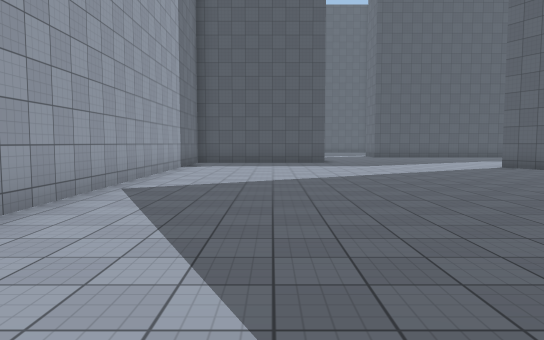
view 1 (above)

24 first-person views from a walk through a 3-D level made in the Unity game engine. The camera is 1.5 m above the floor, tilts 4° down and sees 70° across. The floor is counted in squares, 2 m on a side. Each view is taken from the middle of a square. On the plan, view 1 faces up. The plan holds only what a view shows up to about 12 squares ahead; the rest is blank. The place goes on beyond the plan. The player character is not drawn. Surface patterns are stand-ins for the level's own textures.

view 2
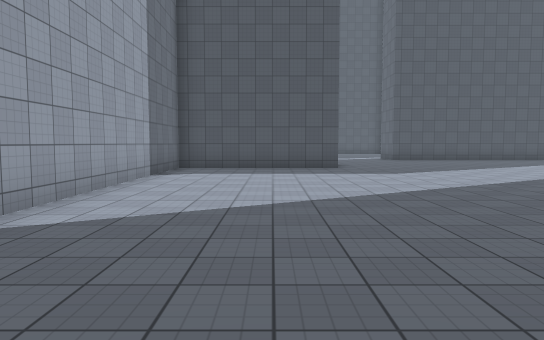

view 3
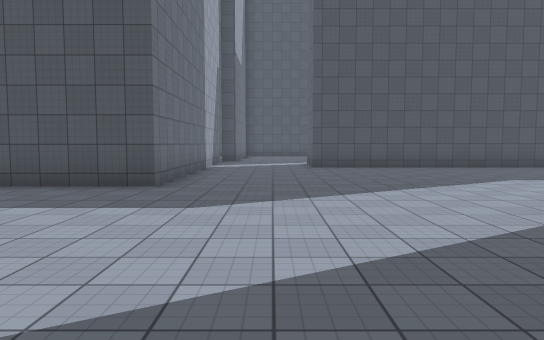

view 4
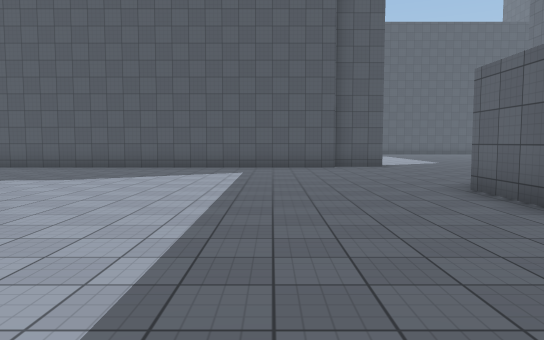

view 5
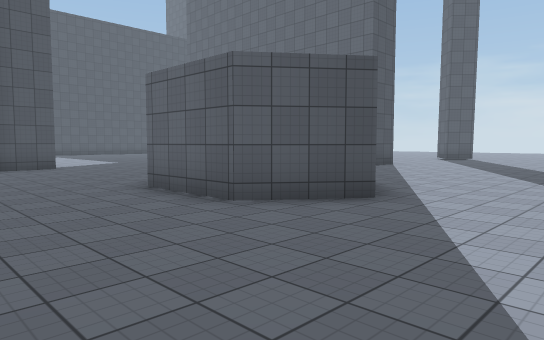

view 6
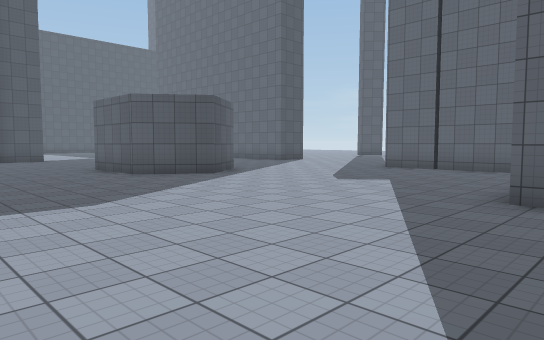

view 7
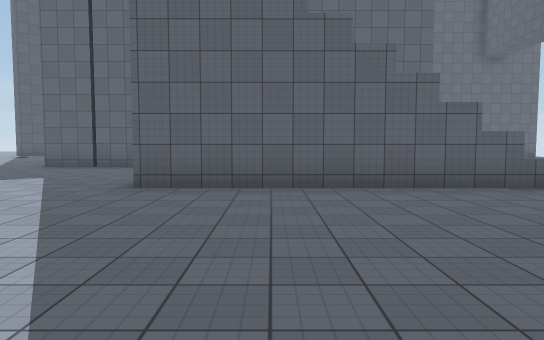

view 8
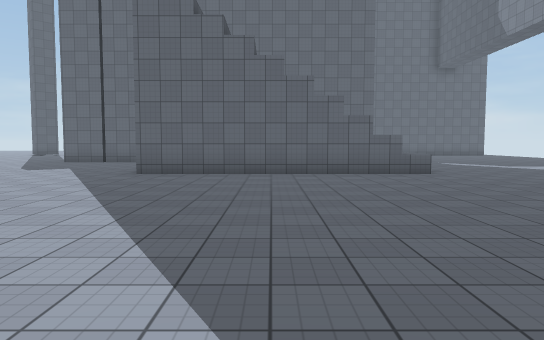

view 9
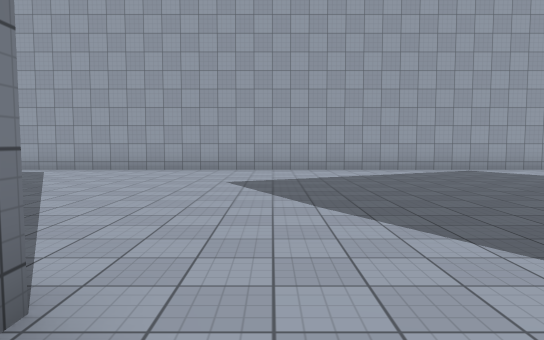

view 10
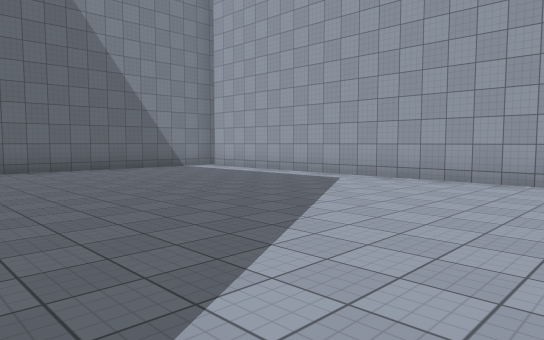

view 11
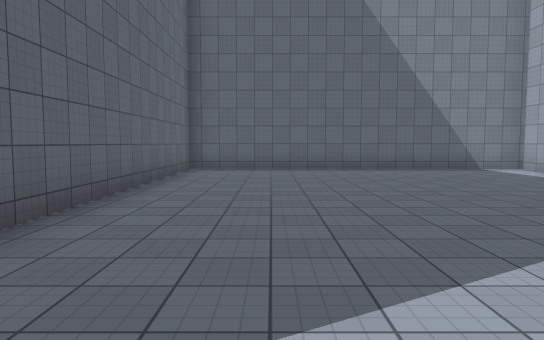

view 12
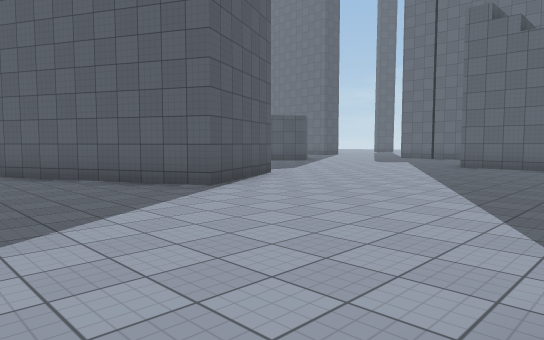

view 13
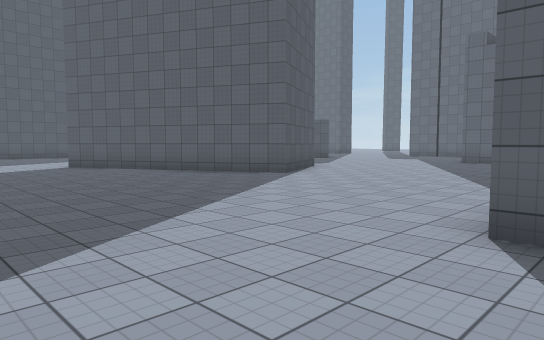

view 14
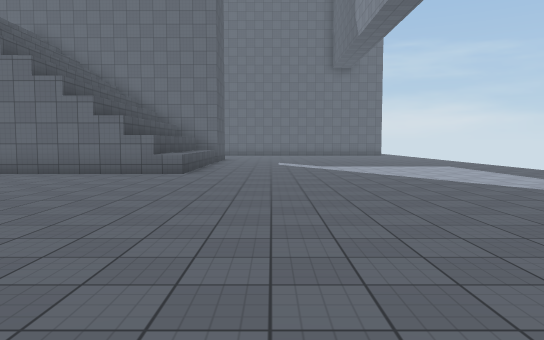

view 15
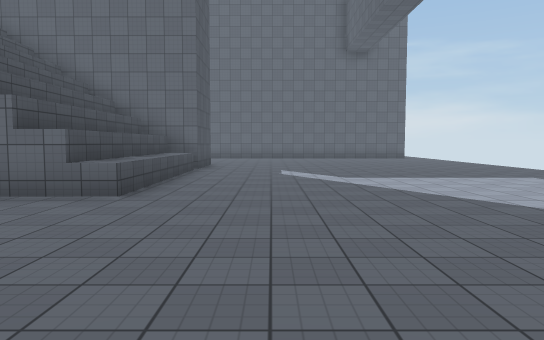

view 16
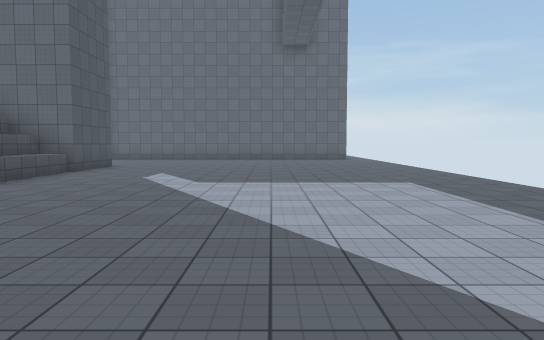

view 17
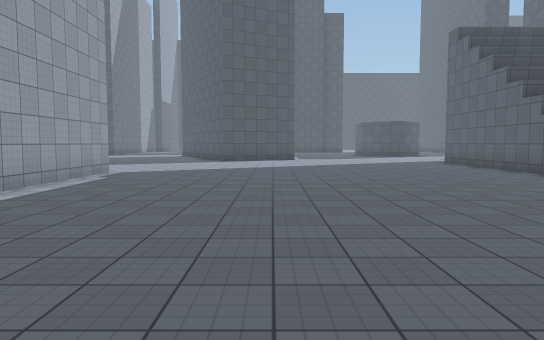

view 18
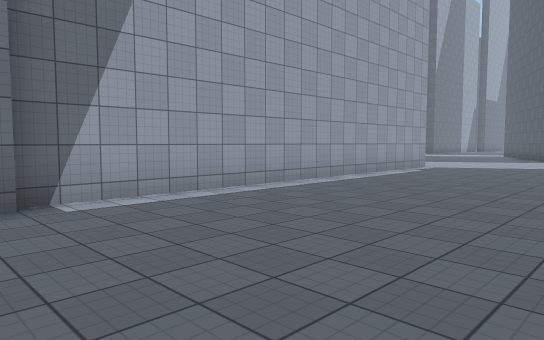

view 19
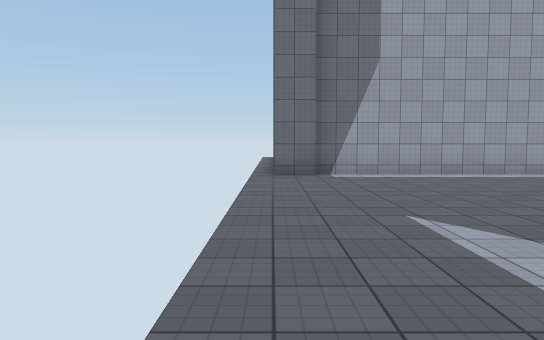

view 20
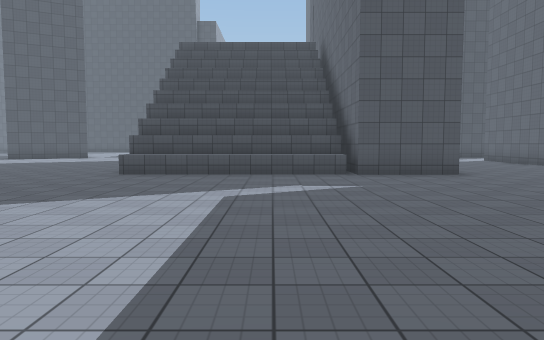

view 21
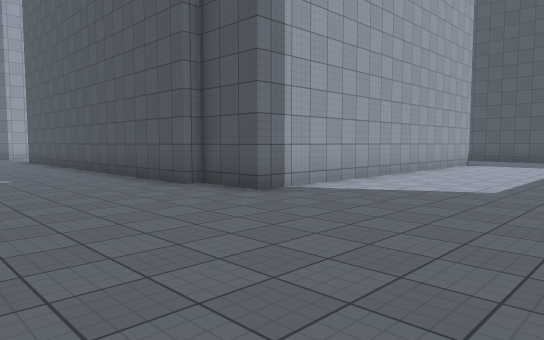

view 22
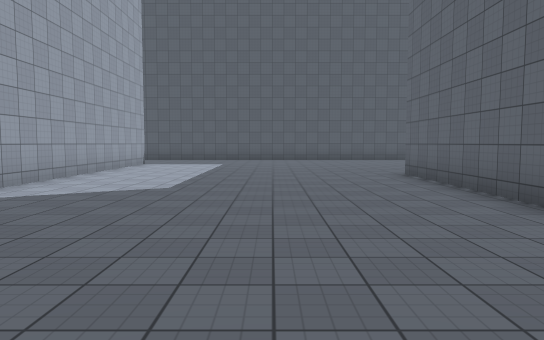

view 23
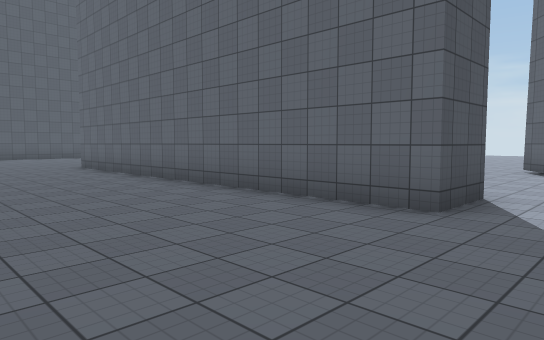

view 24
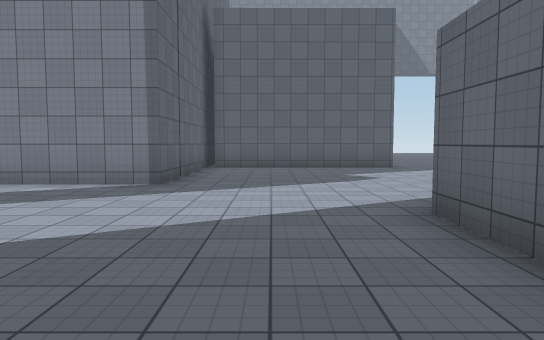

### Floor plan
Points are (right, up) in squares from view 1. A wall is a line through its corners. A room is listed if a view was taken in it or the views show most of it. See-through windows are left out.
Room 1 (views 1, 2, 3, 4, 5, 6, 7, 8, 9, 10, 11, 12, 13, 14, 15, 16, 17, 18, 19, 20, 21, 22, 23, 24)
walls: (12.9, 7) (10.1, 5.6) (6.9, 11.9); (20.3, 13.6) (20.3, 11.9) (18.7, 10.7) (17.2, 11.9) (17.2, 14.2); (7.8, -0.1) (7.8, -11); (6.3, -0.5) (6.3, 0); (24, 4) (24, 9) (26.5, 9); (23.8, -2.1) (18.3, -2.1); (26.5, 14.7) (25.2, 14.7) (25.2, 25.4); (24, -3) (24, -0.6); (2, 20) (2, 14.7) (-2.8, 14.7) (-2.8, -10.6); (26.5, -2.9) (18.4, -2.9) (18.3, 4.3) (23.8, 4.3); (8.1, -11) (8.1, -12); (17.5, 28.5) (17.5, 20.2) (15.9, 20.2) (15.9, 19.9) (5.2, 19.9); (-3.2, -11) (6.3, -11) (6.3, -3.2)

Where each view was taken, in squares from view 1:
view 1: 0 up, 0 right, facing up
view 2: 3 up, 0 right, facing up
view 3: 8 up, 4 right, facing up
view 4: 8 up, 14 right, facing up
view 5: 8 up, 14 right, facing up-right
view 6: 3 up, 13 right, facing up-right
view 7: 2 up, 12 right, facing right
view 8: 1 up, 9 right, facing right
view 9: 1 up, 8 right, facing left
view 10: 0 up, 5 right, facing down-left
view 11: 0 up, 4 right, facing down
view 12: 0 up, 6 right, facing up-right
view 13: 1 down, 3 right, facing up-right
view 14: 5 down, 9 right, facing right
view 15: 5 down, 13 right, facing right
view 16: 8 down, 14 right, facing right
view 17: 10 down, 12 right, facing up
view 18: 12 down, 13 right, facing up-left
view 19: 12 down, 17 right, facing left
view 20: 12 down, 22 right, facing up
view 21: 16 up, 22 right, facing up-left
view 22: 16 up, 22 right, facing up
view 23: 13 up, 21 right, facing up-right
view 24: 16 up, 22 right, facing down
